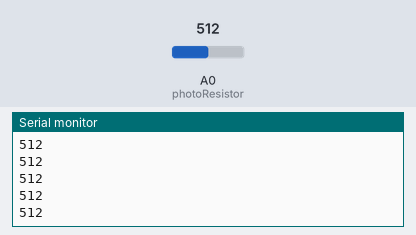
A sketch run on a simulated Arduino Uno, built with avr-gcc and run on an emulated ATmega328P. Parts: the last lines printed to the serial monitor. The test bench sets the inputs (shaded band); at power-on: A0 (photoResistor) = 512.

Above: at 1.2 s.
1.3 s: A0 (photoResistor) set to 322
At 1.31 s:
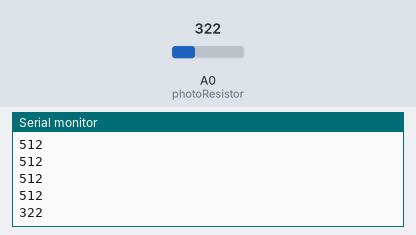
2.8 s: A0 (photoResistor) set to 299
At 4.1 s:
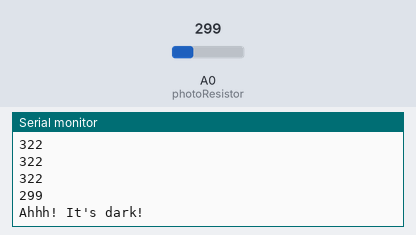
Timing chart, 0 to 5.8 s (numbered marks = the images above; inputs shaded):
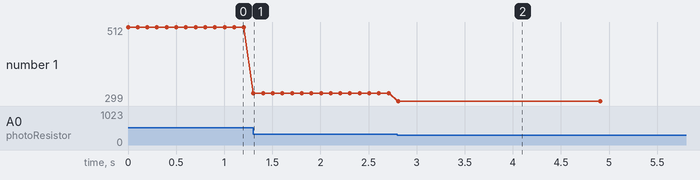

Measured:
- the behaviour switches between 312 and 311 on A0 (photoResistor) (found by bisection; images 1 and 2)
- after the input at 1.3 s, the serial monitor: prints a new line at once (image 1)
- after the input at 2.8 s, the serial monitor: prints a new line at once (image 2)
- plotted number 1: 512 → 322 after the input at 1.3 s, 322 → 299 after the input at 2.8 s

The sketch:

Dark_Robot.ino
```cpp
const int photoResistor = A0;
const int threshold = 311;

int sensorReading = 0;

void setup() {
  Serial.begin(9600);
}

void loop() {
  sensorReading = analogRead(photoResistor);
  Serial.println(sensorReading);

  if(sensorReading <= 311) {
    Serial.println("Ahhh! It's dark!");
    delay(2000);
  }
  delay(100);
}
```
